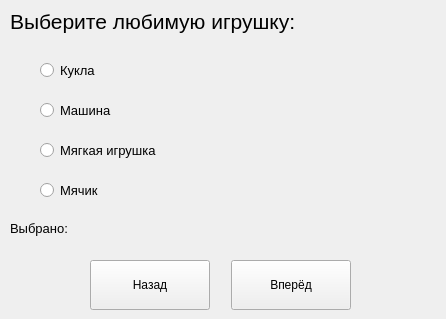
<?xml version="1.0" encoding="UTF-8"?>
<ui version="4.0">
 <class>MainWindow</class>
 <widget class="QMainWindow" name="MainWindow">
  <property name="geometry">
   <rect>
    <x>0</x>
    <y>0</y>
    <width>446</width>
    <height>319</height>
   </rect>
  </property>
  <property name="minimumSize">
   <size>
    <width>446</width>
    <height>319</height>
   </size>
  </property>
  <property name="maximumSize">
   <size>
    <width>446</width>
    <height>319</height>
   </size>
  </property>
  <property name="windowTitle">
   <string>MainWindow</string>
  </property>
  <widget class="QWidget" name="centralwidget">
   <widget class="QPushButton" name="btn_back">
    <property name="geometry">
     <rect>
      <x>90</x>
      <y>260</y>
      <width>120</width>
      <height>50</height>
     </rect>
    </property>
    <property name="font">
     <font>
      <family>Segoe UI</family>
     </font>
    </property>
    <property name="text">
     <string>Назад</string>
    </property>
   </widget>
   <widget class="QLabel" name="label_img">
    <property name="geometry">
     <rect>
      <x>180</x>
      <y>43</y>
      <width>231</width>
      <height>161</height>
     </rect>
    </property>
    <property name="text">
     <string/>
    </property>
   </widget>
   <widget class="QPushButton" name="btn_next">
    <property name="geometry">
     <rect>
      <x>231</x>
      <y>260</y>
      <width>120</width>
      <height>50</height>
     </rect>
    </property>
    <property name="font">
     <font>
      <family>Segoe UI</family>
     </font>
    </property>
    <property name="text">
     <string>Вперёд</string>
    </property>
   </widget>
   <widget class="QLabel" name="label_task">
    <property name="geometry">
     <rect>
      <x>10</x>
      <y>6</y>
      <width>331</width>
      <height>31</height>
     </rect>
    </property>
    <property name="font">
     <font>
      <family>Segoe UI</family>
      <pointsize>16</pointsize>
     </font>
    </property>
    <property name="text">
     <string>Выберите любимую игрушку:</string>
    </property>
   </widget>
   <widget class="QLabel" name="label_selected">
    <property name="geometry">
     <rect>
      <x>10</x>
      <y>220</y>
      <width>321</width>
      <height>16</height>
     </rect>
    </property>
    <property name="font">
     <font>
      <family>Segoe UI</family>
      <pointsize>10</pointsize>
     </font>
    </property>
    <property name="text">
     <string>Выбрано:</string>
    </property>
   </widget>
   <widget class="QRadioButton" name="radioButton_4">
    <property name="geometry">
     <rect>
      <x>40</x>
      <y>180</y>
      <width>111</width>
      <height>20</height>
     </rect>
    </property>
    <property name="font">
     <font>
      <family>Segoe UI</family>
      <pointsize>10</pointsize>
     </font>
    </property>
    <property name="text">
     <string>Мячик</string>
    </property>
   </widget>
   <widget class="QRadioButton" name="radioButton_2">
    <property name="geometry">
     <rect>
      <x>40</x>
      <y>100</y>
      <width>111</width>
      <height>20</height>
     </rect>
    </property>
    <property name="font">
     <font>
      <family>Segoe UI</family>
      <pointsize>10</pointsize>
     </font>
    </property>
    <property name="text">
     <string>Машина</string>
    </property>
   </widget>
   <widget class="QRadioButton" name="radioButton_1">
    <property name="geometry">
     <rect>
      <x>40</x>
      <y>60</y>
      <width>95</width>
      <height>20</height>
     </rect>
    </property>
    <property name="font">
     <font>
      <family>Segoe UI</family>
      <pointsize>10</pointsize>
     </font>
    </property>
    <property name="text">
     <string>Кукла</string>
    </property>
    <property name="checkable">
     <bool>true</bool>
    </property>
    <property name="checked">
     <bool>false</bool>
    </property>
   </widget>
   <widget class="QRadioButton" name="radioButton_3">
    <property name="geometry">
     <rect>
      <x>40</x>
      <y>140</y>
      <width>121</width>
      <height>20</height>
     </rect>
    </property>
    <property name="font">
     <font>
      <family>Segoe UI</family>
      <pointsize>10</pointsize>
     </font>
    </property>
    <property name="text">
     <string>Мягкая игрушка</string>
    </property>
   </widget>
  </widget>
 </widget>
 <resources/>
 <connections/>
</ui>
